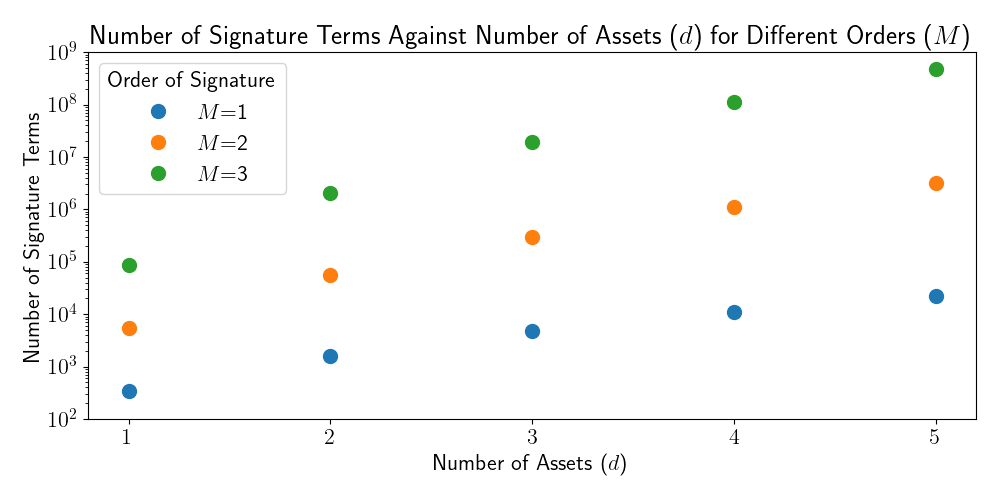

Reproduce this figure in Python.
import numpy as np
import matplotlib.pyplot as plt
import matplotlib
from matplotlib.ticker import MaxNLocator

# plot formatting
matplotlib.rcParams.update({'text.usetex' : True, 'font.size': 16, 'axes.labelsize': 16, 'legend.fontsize': 16, 'xtick.labelsize': 16, 'ytick.labelsize': 16})

# define ranges
M_range = np.arange(1, 4)
d_range = np.arange(1, 6)

# calculate the numebr of signature terms for each M and d
sig_range_list = []
for M in M_range:
    sig_list = []
    for d in d_range:
        sig_list.append(np.sum((2*(d+1))**np.arange(2*(M+1) + 1)))
    sig_range_list.append(np.array(sig_list))

# plot the results
fig, ax = plt.subplots(1, figsize=(10, 5), dpi=200)
for M in M_range:
    ax.plot(d_range, sig_range_list[M-1], label=f'$M$={M}', linestyle='', marker='o', markersize=10)

# plot formatting
ax.set_yscale('log')
ax.xaxis.set_major_locator(MaxNLocator(integer=True))
ax.set_xlabel('Number of Assets ($d$)')
ax.set_ylabel('Number of Signature Terms')
ax.set_title('Number of Signature Terms Against Number of Assets ($d$) for Different Orders ($M$)')
ax.legend(loc='upper left', title="Order of Signature")
ax.set_ylim([1e2, 1e9])
fig.tight_layout()
fig.savefig('./plots/sig_dimensionality.png')
